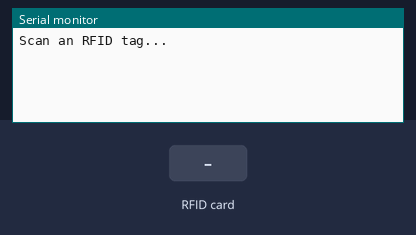
This sketch was run on a simulated Arduino Uno, built with avr-gcc and run on an emulated ATmega328P. Shown: the last lines printed to the serial monitor. Inputs (shaded band) come from the test bench.

Above: at 1.2 s.
1.3 s: RFID card D3 FB 52 14 held to the reader
At 1.8 s:
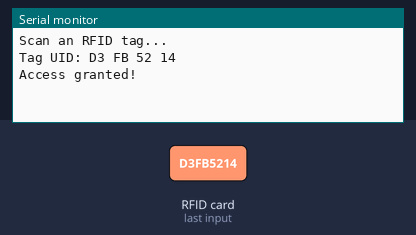
2.8 s: RFID card 5E 7A 19 C4 held to the reader
At 4.3 s:
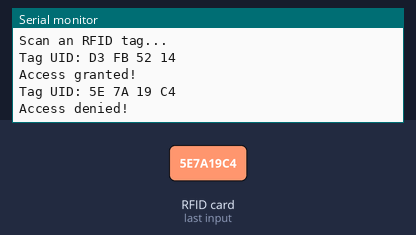

Measured:
- after the input at 1.3 s, the serial monitor: prints a new line at once (image 1)
- after the input at 2.8 s, the serial monitor: prints a new line at once (image 2)

The sketch:

rfid_id.ino
```cpp
#include <SPI.h>
#include <MFRC522.h>

#define SS_PIN 10  // Slave Select pin
#define RST_PIN 9  // Reset pin
MFRC522 rfid(SS_PIN, RST_PIN);

void setup() {
  Serial.begin(9600);
  SPI.begin();      // Init SPI bus
  rfid.PCD_Init();  // Init MFRC522
  Serial.println("Scan an RFID tag...");
}

void loop() {
  // Look for new cards
  if (!rfid.PICC_IsNewCardPresent() || !rfid.PICC_ReadCardSerial()) {
    return;
  }

  // Create a variable to store the UID
  String tagUID = "";

  // Build the UID as a string
  for (byte i = 0; i < rfid.uid.size; i++) {
    if (rfid.uid.uidByte[i] < 0x10) tagUID += "0"; // Add leading zero
    tagUID += String(rfid.uid.uidByte[i], HEX);
    if (i < rfid.uid.size - 1) tagUID += " "; // Optional: add space between bytes
  }
  tagUID.toUpperCase(); // Convert to uppercase for consistency

  // Print to serial and use tagUID as a variable
  Serial.print("Tag UID: ");
  Serial.println(tagUID);

  // Now you can use tagUID for comparisons, logging, etc.
  if (tagUID == "D3 FB 52 14") {
    Serial.println("Access granted!");
  } else {
    Serial.println("Access denied!");
  }

  // Halt PICC (Card)
  rfid.PICC_HaltA();
}
```

simple.c
```cpp
#include <stdio.h>

int main() {
    printf("Hello, GitHub!\n");
    return 0;
}
```
